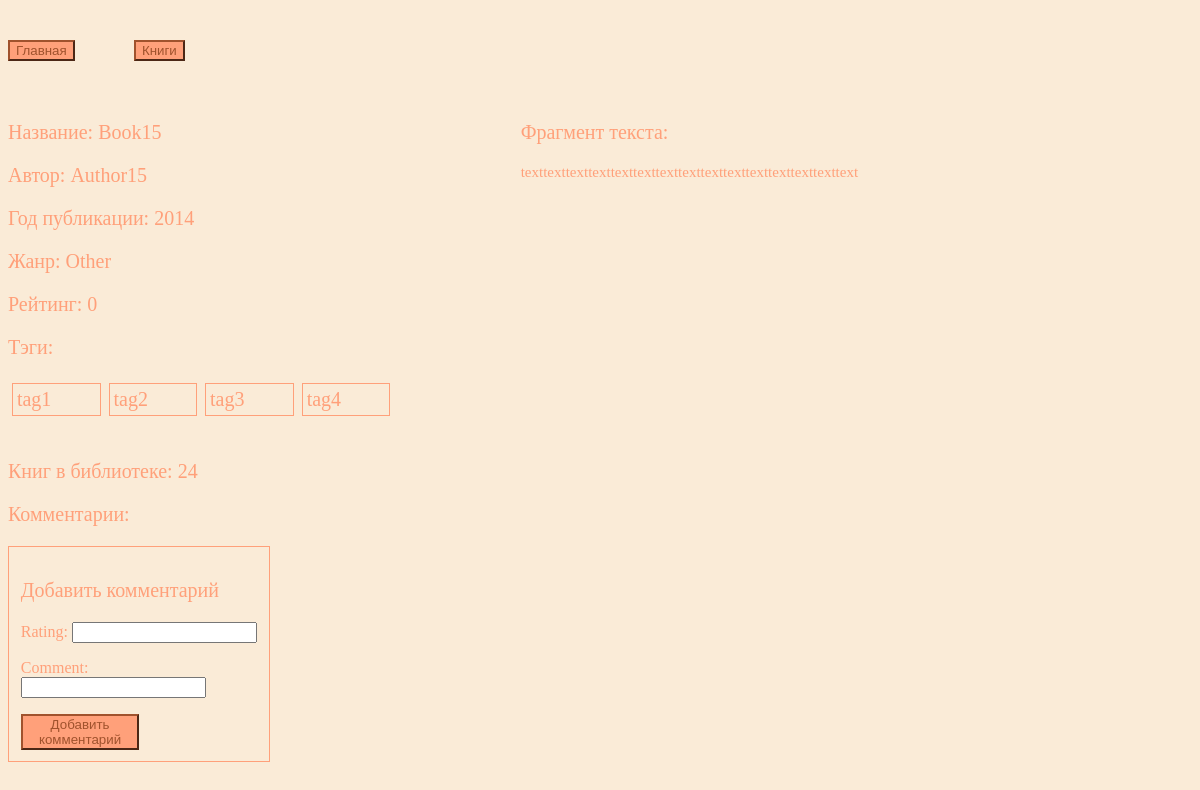
Screenshot of /books/book/15/ (signed in) with the database file from the repository.
### libraryapp/models.py (models this page shows, shortened)
class Book(models.Model):
    title = models.CharField(max_length=100)
    text = models.CharField(max_length=10000)
    author = models.CharField(max_length=1000)
    year_of_publication = models.IntegerField()
    genre = models.CharField(default="Other", max_length=100, choices=(
        ("Action", "Action"),
        ("Adventure", "Adventure"),
        ("Comedy", "Comedy"),
        ("Detective", "Detective"),
        ("Fantasy", "Fantasy"),
        ("Historical", "Historical"),
        ("Historical fiction", "Historical fiction"),
        ("Horror", "Horror"),
        ("Romance", "Romance"),
        ("Satire", "Satire"),
        ("Science fiction", "Science fiction"),
        ("Cyberpunk", "Cyberpunk"),
        ("Speculative", "Speculative"),
        ("Thriller", "Thriller"),
        ("Other", "Other")
    ))
    quantity = models.IntegerField()
    tags = models.ManyToManyField(Tag)
    class Meta:
        verbose_name = "book"
        verbose_name_plural = "books"

class Tag(models.Model):
    name = models.CharField(max_length=100)

### libraryapp/views.py (the view, shortened to what this page needs)
# urls.py: path("books/book/<int:id>/", book, name="book"),
@login_required
@permission_required(perm="libraryapp.view_book", raise_exception=True)
def book(request, id):
    book = Book.objects.get(id=id)
    tags = book.tags.all()
    all_comments = CommentsAndRating.objects.all()[::-1]
    useful_comments = []
    i = 0
    while i < len(all_comments):
        if all_comments[i].book.id == id:
            useful_comments.append(all_comments[i])
        i = i + 1
    user = request.user
    href = False
    if user.has_perm("libraryapp.change_user"):
        href = True
    rating = 0
    quantity = 0
    for comment in all_comments:
        rating = rating + comment.rating
        quantity = quantity + 1
    if quantity != 0:
        rating = round(rating / quantity, 1)
    else:
        rating = 0
    form = AddComment()
    return render(request, "book.html", {"book": book, "tags": tags, "rating": rating, "comments": useful_comments, "form": form, "href": href})

### libraryapp/forms.py (shortened to what this page needs)
class AddComment(forms.ModelForm):
    class Meta:
        model = CommentsAndRating
        fields = ("rating", "comment")

### libraryapp/templates/book.html (shortened to what this page needs)
<!DOCTYPE html>
{% load static %}
<html lang="en">
<head>
    <link rel="stylesheet" href="{% static 'styles/style.css' %}">
</head>
<body class="background">
    <div class="flex margin_top_5 width">
        <a href="{% url 'home' %}"><button class="button">Главная</button></a>
        <a href="{% url 'books' %}" class="margin_left_5"><button class="button">Книги</button></a>
    </div>
    <div class="flex">
        <div class="width3 margin_top_5 text_size_3 text">
            <p>Название: {{ book.title }}</p>
            <p>Автор: {{ book.author }}</p>
            <p>Год публикации: {{ book.year_of_publication }}</p>
            <p>Жанр: {{ book.genre }}</p>
            <p>Рейтинг: {{ rating }}</p>
            <p>Тэги:</p>
            <div class="flex">
                {% for tag in tags %}
                    <div class="dop_style_4 dop_style_5">{{ tag.name }}</div>
                {% endfor %}
            </div>
            {% if book.quantity > 0 %}
                <div class="flex margin_top_5">
                    Книг в библиотеке: {{ book.quantity }}
                </div>
            {% endif %}
        </div>
        <div class="block3 margin_top_5 margin_left_10">
            <p class="text_size_3 text">Фрагмент текста:</p>
            <div class="text_size_2 text">{{ book.text }}</div>
        </div>
    </div>
    <div>
        <p class="text_size_3 text">Комментарии:</p>
        <div class="dop_style_5">
            <p class="text_size_3 text">Добавить комментарий</p>
            <div class="text">
                {% if form %}
                <form action="" method="POST">
                    {{ form.as_p }}
                    <button class="button width2">Добавить комментарий</button>
                </form>
                {% endif %}
            </div>
        </div>
    </div>
</body>
</html>

### libraryapp/static/styles/style.css (style rules this page uses)
a { text_decoration: none; }
.flex { display: flex; }
.block3 { overflow-wrap: break-word; width: 50%; }
.width { width: 100%; }
.width2 { width: 50%; }
.width3 { width: 33.3%; }
.background { background-color: antiquewhite; }
.text { color: lightsalmon; }
.button { color: sienna; background-color: lightsalmon; border-color: sienna; }
.text_size_2 { font-size: 15px; }
.text_size_3 { font-size: 20px; }
.margin_top_5 { margin-top: 5vh; }
.margin_left_5 { margin-left: 5%; }
.margin_left_10 { margin-left: 10%; }
.dop_style_4 { margin: 1% }
.dop_style_5 { border-collapse: collapse; border-style: solid; border-color: lightsalmon; border-width: 1px; padding: 1%; overflow-wrap: break-word; width: 20%; height: auto; }

### rows the page displays
Book: title "Book15", author "Author15", year_of_publication "2014", genre "Other", quantity "24", text "texttexttexttexttexttexttexttexttexttexttexttexttexttexttext"
Tag: name "tag1"
Tag: name "tag2"
Tag: name "tag3"
Tag: name "tag4"

### other values shown
{{ rating }} "0"
